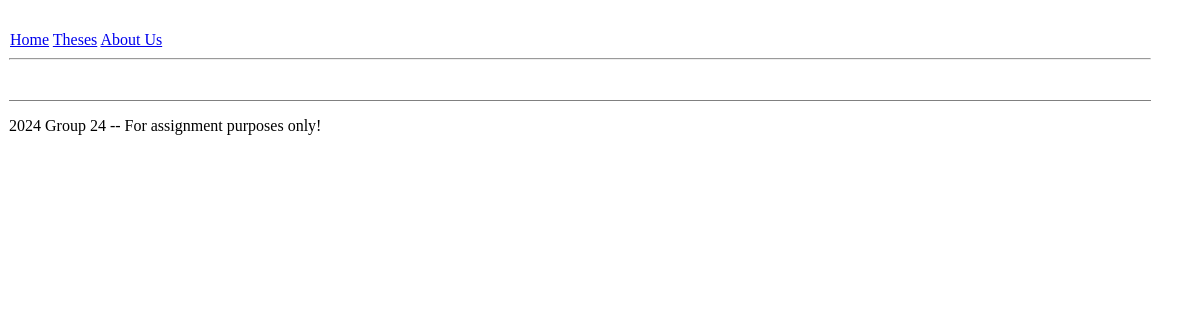
/page3/2/, run on an earlier commit of the app's database.
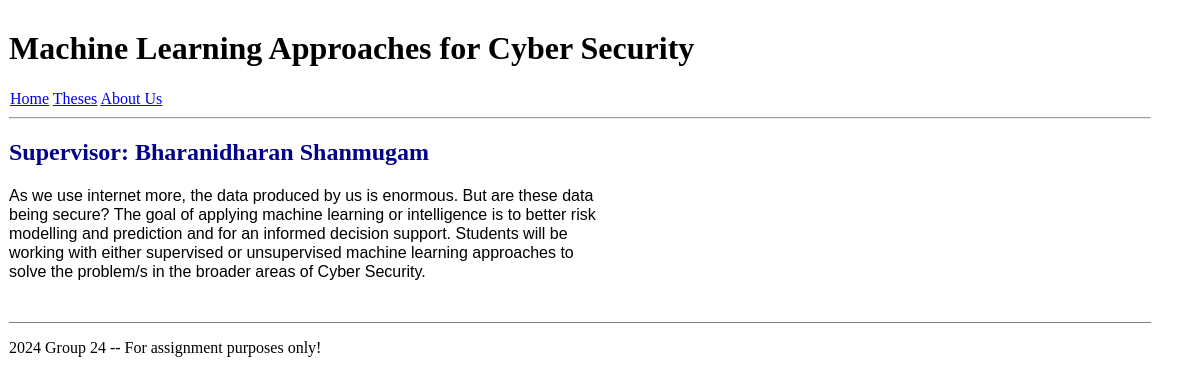
And on a later commit of the database.
### assignment2_app/models.py (models this page shows, shortened)
class TestThesis(models.Model):   # Step 1
  title = models.CharField(max_length=100)
  desc = models.CharField(max_length=1500)
  sup_name = models.CharField(max_length=30)

### assignment2_app/views.py (the view)
# urls.py: path('page3/<int:tid>/', views.show_thesis_topic),
def show_thesis_topic(request, tid):
   theses = TestThesis.objects.all()
   thesis_selected = None
   for thesis in theses:
      if thesis.id == tid:
         thesis_selected = thesis
         break
   context = {
      'thesis': thesis_selected,
   }
   return render(request, 'assignment2_app/page3.html', context)

### assignment2_app/templates/assignment2_app/page3.html
{% extends "assignment2_app/base.html" %}
{% block page_heading %}<h1>{{ thesis.title }}</h1>{% endblock %}
{% block main_body %}
{% if thesis %}
<h2 style="color: darkblue; font-size: 20;">Supervisor: {{ thesis.sup_name }}</h2>
<p style="font-family: 'Libre Franklin', sans-serif; font-size: 15; line-height: 1.2; max-width: 600px;">
    {{ thesis.desc }}
</p>
{% endif %}
{% endblock %}

What changed in the data, as far as the page shows it:
added TestThesis: title "Machine Learning Approaches for Cyber Security", sup_name "Bharanidharan Shanmugam", desc "As we use internet more, the data produced by us is enormous. But are these data being secure? The goal of applying machine learning or intelligence is to better risk modelling and prediction and for an informed decision support. Students will be working with either supervised or unsupervised machine learning approaches to solve the problem/s in the broader areas of Cyber Security."
Also different on the page:
text now shown: "Supervisor:"
